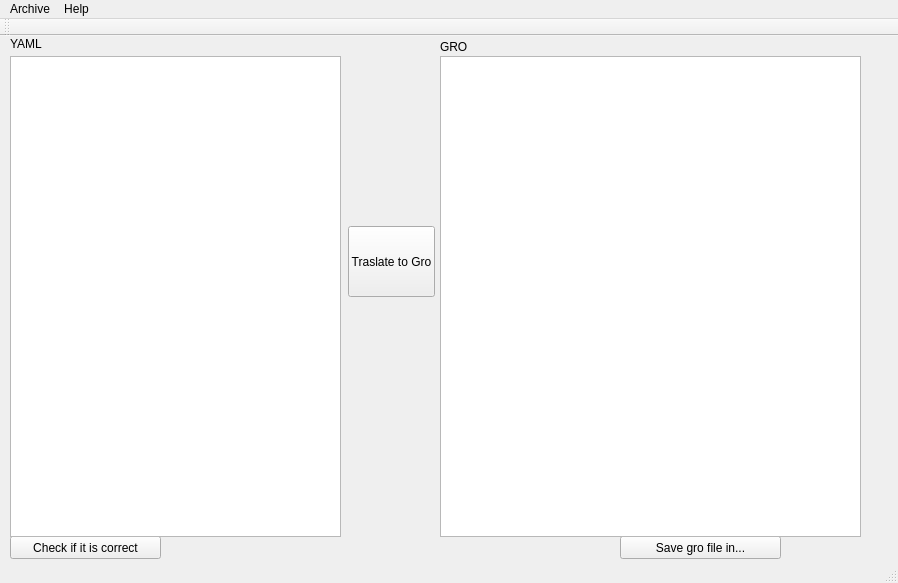
<?xml version="1.0" encoding="UTF-8"?>
<ui version="4.0">
 <class>VentanaPrincipal</class>
 <widget class="QMainWindow" name="VentanaPrincipal">
  <property name="geometry">
   <rect>
    <x>0</x>
    <y>0</y>
    <width>898</width>
    <height>583</height>
   </rect>
  </property>
  <property name="sizePolicy">
   <sizepolicy hsizetype="Maximum" vsizetype="Maximum">
    <horstretch>0</horstretch>
    <verstretch>0</verstretch>
   </sizepolicy>
  </property>
  <property name="windowTitle">
   <string>Translator of yaml to gro</string>
  </property>
  <widget class="QWidget" name="centralWidget">
   <widget class="QPushButton" name="botonComprobacion">
    <property name="geometry">
     <rect>
      <x>10</x>
      <y>500</y>
      <width>151</width>
      <height>23</height>
     </rect>
    </property>
    <property name="text">
     <string>Check if it is correct</string>
    </property>
   </widget>
   <widget class="QLabel" name="labelYamlCorrecto">
    <property name="geometry">
     <rect>
      <x>190</x>
      <y>500</y>
      <width>81</width>
      <height>16</height>
     </rect>
    </property>
    <property name="text">
     <string/>
    </property>
   </widget>
   <widget class="QLabel" name="labelDeArchivoYML">
    <property name="geometry">
     <rect>
      <x>10</x>
      <y>0</y>
      <width>81</width>
      <height>16</height>
     </rect>
    </property>
    <property name="text">
     <string>YAML</string>
    </property>
   </widget>
   <widget class="QPushButton" name="botonTraducir">
    <property name="geometry">
     <rect>
      <x>348</x>
      <y>190</y>
      <width>87</width>
      <height>71</height>
     </rect>
    </property>
    <property name="sizePolicy">
     <sizepolicy hsizetype="Minimum" vsizetype="Fixed">
      <horstretch>0</horstretch>
      <verstretch>0</verstretch>
     </sizepolicy>
    </property>
    <property name="contextMenuPolicy">
     <enum>Qt::DefaultContextMenu</enum>
    </property>
    <property name="autoFillBackground">
     <bool>false</bool>
    </property>
    <property name="text">
     <string>Traslate to Gro</string>
    </property>
   </widget>
   <widget class="QPushButton" name="exportarGro">
    <property name="geometry">
     <rect>
      <x>620</x>
      <y>500</y>
      <width>161</width>
      <height>23</height>
     </rect>
    </property>
    <property name="text">
     <string>Save gro file in...</string>
    </property>
   </widget>
   <widget class="QLabel" name="labelGro">
    <property name="geometry">
     <rect>
      <x>440</x>
      <y>0</y>
      <width>221</width>
      <height>21</height>
     </rect>
    </property>
    <property name="text">
     <string>GRO</string>
    </property>
   </widget>
   <widget class="QPlainTextEdit" name="textoyaml">
    <property name="geometry">
     <rect>
      <x>10</x>
      <y>20</y>
      <width>331</width>
      <height>481</height>
     </rect>
    </property>
   </widget>
   <widget class="QPlainTextEdit" name="textoGro">
    <property name="geometry">
     <rect>
      <x>440</x>
      <y>20</y>
      <width>421</width>
      <height>481</height>
     </rect>
    </property>
   </widget>
  </widget>
  <widget class="QMenuBar" name="menuBar">
   <property name="geometry">
    <rect>
     <x>0</x>
     <y>0</y>
     <width>898</width>
     <height>20</height>
    </rect>
   </property>
   <widget class="QMenu" name="menuArchivo">
    <property name="title">
     <string>Archive</string>
    </property>
    <addaction name="actionAbrir_YAML"/>
    <addaction name="actionGuardar"/>
    <addaction name="actionCerrar"/>
   </widget>
   <widget class="QMenu" name="menuAyuda">
    <property name="title">
     <string>Help</string>
    </property>
    <addaction name="actionHelp"/>
   </widget>
   <addaction name="menuArchivo"/>
   <addaction name="menuAyuda"/>
  </widget>
  <widget class="QToolBar" name="mainToolBar">
   <attribute name="toolBarArea">
    <enum>TopToolBarArea</enum>
   </attribute>
   <attribute name="toolBarBreak">
    <bool>false</bool>
   </attribute>
  </widget>
  <widget class="QStatusBar" name="statusBar"/>
  <action name="actionAbrir_YAML">
   <property name="text">
    <string>Open YAML</string>
   </property>
  </action>
  <action name="actionGuardar">
   <property name="text">
    <string>Save</string>
   </property>
  </action>
  <action name="actionCerrar">
   <property name="text">
    <string>Close</string>
   </property>
  </action>
  <action name="actionHelp">
   <property name="text">
    <string>Help</string>
   </property>
  </action>
 </widget>
 <layoutdefault spacing="6" margin="11"/>
 <resources/>
 <connections/>
</ui>
